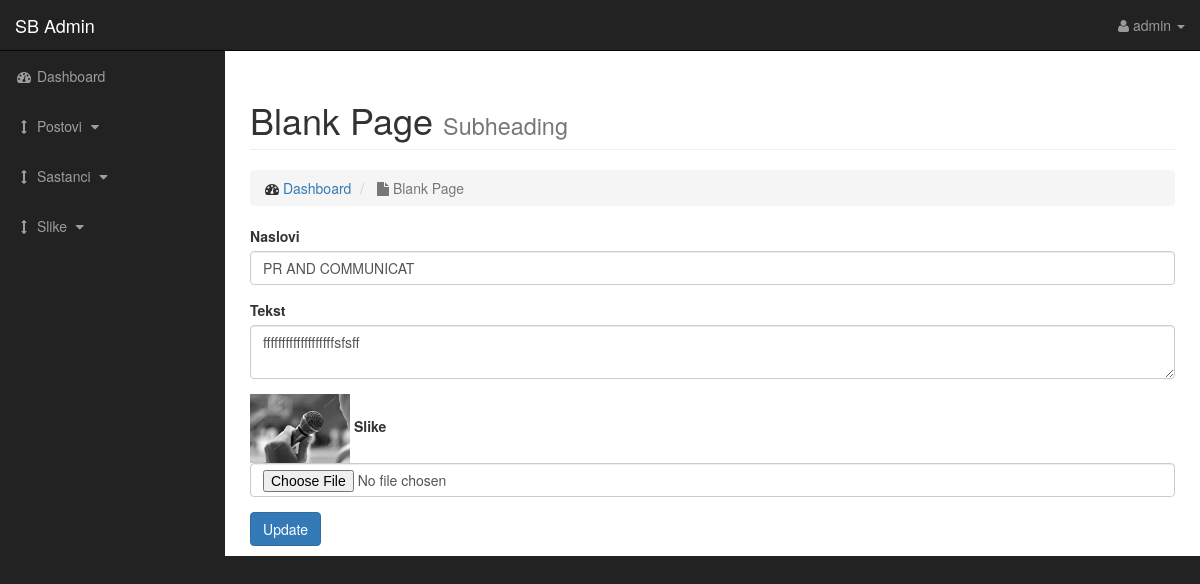
The page /admin/promjeni_postove.php?p_id=1 (signed in) on the database its author committed.
### tables this page shows
CREATE TABLE `postovi` (
  `id` int(11) NOT NULL,
  `naslov` varchar(64) NOT NULL,
  `tekst` varchar(1024) NOT NULL,
  `slike` text NOT NULL
);

### admin/promjeni_postove.php (the view, shortened to what this page needs)
<?php
require "includes/config.php";
include "includes/header.php";
?>
<body>
    <div id="wrapper">
        <?php  include "includes/navigation.php"  ?>
            <div class="collapse navbar-collapse navbar-ex1-collapse">
                <ul class="nav navbar-nav side-nav">
                    <li>
                        <a href="index.php"><i class="fa fa-fw fa-dashboard"></i> Dashboard</a>
                    </li>
                   <li>
                        <a href="javascript:;" data-toggle="collapse" data-target="#post_down"><i class="fa fa-fw fa-arrows-v"></i> Postovi <i class="fa fa-fw fa-caret-down"></i></a>
                    </li>
                    <li>
                        <a href="javascript:;" data-toggle="collapse" data-target="#demo"><i class="fa fa-fw fa-arrows-v"></i> Sastanci <i class="fa fa-fw fa-caret-down"></i></a>
                        <li>
                        <a href="javascript:;" data-toggle="collapse" data-target="#post_drop_down"><i class="fa fa-fw fa-arrows-v"></i> Slike <i class="fa fa-fw fa-caret-down"></i></a>
                    </li>
                </ul>
            </div>
        </nav>
        <div id="page-wrapper">
            <div class="container-fluid">
                <div class="row">
                    <div class="col-lg-12">
                        <h1 class="page-header">
                            Blank Page
                            <small>Subheading</small>
                        </h1>
                        <ol class="breadcrumb">
                            <li>
                                <i class="fa fa-dashboard"></i>  <a href="index.html">Dashboard</a>
                            </li>
                            <li class="active">
                                <i class="fa fa-file"></i> Blank Page
                            </li>
                        </ol>
                       <?php
if(isset($_GET['p_id'])){
   $p_id = $_GET['p_id'];
}
    $query = "SELECT * FROM postovi WHERE id={$p_id}";
    $select_posts = mysqli_query($connection, $query);
   while($row = mysqli_fetch_array($select_posts)){
    $post_naslovi = $row['naslov'];
    $post_tekst = $row['tekst'];
    $post_slike = $row['slike'];
}
?>
<form action="" method="post" enctype="multipart/form-data">
 <div class="form-group">
 <label for="author">Naslovi</label>
 <input class="form-control" name="naslovi" type="text" value="<?php echo $post_naslovi;  ?>" />
 </div>
 <div class="form-group">
 <label for="content">Tekst</label>
 <textarea class="form-control" name="tekst" type="text"><?php echo $post_tekst;  ?></textarea>
  </div>
  <div class="form-group">
   <img width="100" src="../images/<?php echo $post_slike; ?>" />
   <label for="image">Slike</label>
 <input class="form-control" name="slike" type="file" />
 </div>
  <input class="btn btn-primary" name="update" type="submit" value="Update" />
 </div>
                    </div>
                </div>
            </div>
        </div>
</body>
</html>

### admin/css/sb-admin.css (style rules this page uses)
body { margin-top: 100px; background-color: #222; }
@media (min-width:768px) { body { margin-top: 50px; } }
#wrapper { padding-left: 0; }
#page-wrapper { width: 100%; padding: 0; background-color: #fff; }
@media (min-width:768px) { #wrapper { padding-left: 225px; } }
@media (min-width:768px) { #page-wrapper { padding: 10px; } }
@media (min-width:768px) { .side-nav { position: fixed; top: 51px; left: 225px; width: 225px; margin-left: -225px; border: none; border-radius: 0; overflow-y: auto; background-color: #222; } }
@media (min-width:768px) { .side-nav>li>a { width: 225px; } }

### rows shown on the page
postovi: naslovi "PR AND COMMUNICAT", tekst "fffffffffffffffffffsfsff", slike (picture)

### other values the page prints
$_SESSION['korisnik_login'] "admin"
